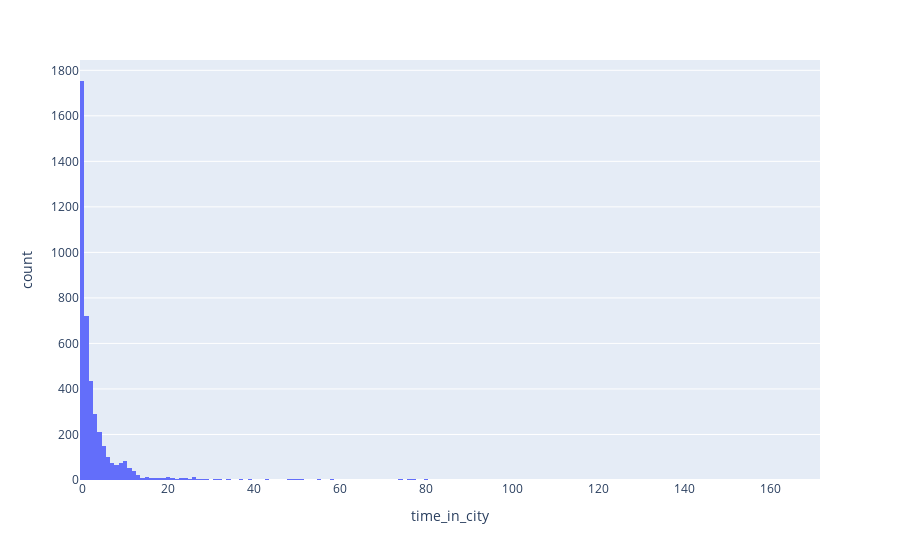

Here is the notebook cell this chart was saved with:
### Code cell
fig = px.histogram(routes_filtered, x='time_in_city', 
             labels={'count':'number of transactions'})
fig.show()

### Figure 1 — Plotly figure (JSON) as saved in the notebook; plotly's stock layout.template omitted (floating-point values rounded to 4 significant figures; data arrays with more than 128 entries replaced by an {"elided": "..."} marker saying what was removed)
{"data": [{"alignmentgroup": "True", "bingroup": "x", "hoverlabel": {"namelength": 0}, "hovertemplate": "time_in_city=%{x}<br>count=%{y}", "legendgroup": "", "marker": {"color": "#636efa"}, "name": "", "offsetgroup": "", "orientation": "v", "showlegend": false, "type": "histogram", "x": {"elided": "4345 float values"}, "xaxis": "x", "yaxis": "y"}], "layout": {"autosize": true, "barmode": "relative", "legend": {"tracegroupgap": 0}, "margin": {"t": 60}, "xaxis": {"anchor": "y", "autorange": true, "domain": [0, 1], "range": [-0.5, 171.5], "title": {"text": "time_in_city"}, "type": "linear"}, "yaxis": {"anchor": "x", "autorange": true, "domain": [0, 1], "range": [0, 1845.0], "title": {"text": "count"}}}}
